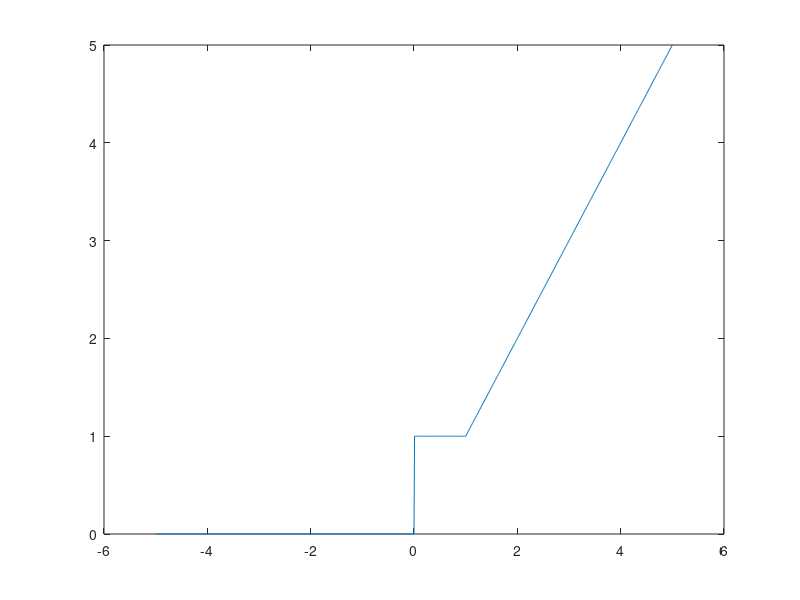

Write MATLAB code to recreate this figure.

%%%%%%%%%%%%%%%%%%%%%%%%%%%%%%%%%%%%%%%%%%%%%%%%%%%%%%%%%%%%%%%%%%%%%%%%%%%%%%%%
% Subject:	Engineer Tools
% File:		Attestation 4 - SW10
% Author:	Ervin Mazlagic
% Date:		Mai 3. 2013
%%%%%%%%%%%%%%%%%%%%%%%%%%%%%%%%%%%%%%%%%%%%%%%%%%%%%%%%%%%%%%%%%%%%%%%%%%%%%%%%

%%%%% Preparations
clear;	
clc;

%%%%% Exercise 4.1
x = -5:0.01:5;	% define the use interval and grid

for n=1:length(x)	% for each defined x
	if x(n)<=0
		a(n)=0;	% if x<=0 then y=0
	elseif x(n)>1
		a(n)=x(n); % if x>1 then y=x
	else
		a(n)=1;	% if x is not <=0 and it's not >1 then it has to be 1
	end
end

plot(x,a)	% plot the piecewise defined function

%%%%% Exercise 4.2 a)
clear;
N = 20	% number of fibonacci-values

fib = zeros(1, N);	% prepare a vector for the sequence

fib(1) = 1;	% give the initial values
fib(2) = 1;	% ...

for n=3:N	% define iteration (start after the predefined initial values)
	fib(n) = fib(n-2)+fib(n-1);	% calculate the n-th element
end	
fib	% show the vector (sequence)

%%%%% Exercise 4.2 b)
clear;
N = 20;	% number of fibonacci-values
B = 6000; % Border

fib = zeros(1, N);

fib(1) = 1;
fib(2) = 1;

n = 3;

while fib(n-1)<B	% while the 'n-1'th value is smaller than the border
	fib(n) = fib(n-2) + fib(n-1); 	% calculate the n-th element
	n = n+1;	% increment n by one
end
fib	

%%%%% Exercise 4.3

% see 'Cel2Far.m'


function Temp=Cel2Far(cel, exact)

% Cel2Far is a simple calculator to get a given temperature in Celsius 
% converted to Farenheit.
% Function: Cel2Far(cel, exact)
% Input: 
%	cel	Temperature in degree Celsius (float)
%	exact	if seti, the function returns float numbers, else integers
% Output: Temperature in degree Farenheit as int or float (see 'exact')
% Example: Cel2Far(28)
% Developer: Ervin Mazlagic

far = cel*(9/5)+32;
if nargin<2
	printf("%i degree Celsius is about %i degree Farenheit\n", cel, far)
	printf("If you want the exact temperature use Cel2Far(%i,1)\n",cel)
else
	printf("%f degree Celsius is exactly %f degree Farenheit\n", cel, far)
end
endfunction


%%%%% Exercise 4.4 - Game 'Guess a number'

clear;
clc;

% maximum number to guess
N = 5;

% counter for guesses
nTry = 0;

% generate a random number between 0 and N
nRandom=floor(rand(1)*(N+1));

gameover = 0;

while(gameover==0)

	% promt the user and put the result in the variable 'guess'
	guess = input('Guess the Number: ');
	
	% count the guesses
	nTry = nTry+1;

	% compare the guess with the generated random number
	if	guess==nRandom
		fprintf('Yes, this is correct!\n');
		gameover = 1;
	else
		fprintf('nope, that is not right!\n');
		if(guess>nRandom)
			printf("\nThe number is smaller!\n");
		else
			printf("\nThe number is greater!\n");
		end
	end

	if gameover==1 % gameover by a right guess, raise gamers self-confidence
		printf("\nNot bad... not bad...\n")
	elseif nTry>=3 % gameover by failing, make gamer play again
		gameover=1;
		printf("Don't blame yourself and insert another coin!\n")
	end
end

% the sound-stuff is a bit tricky on octave so I skip that part
